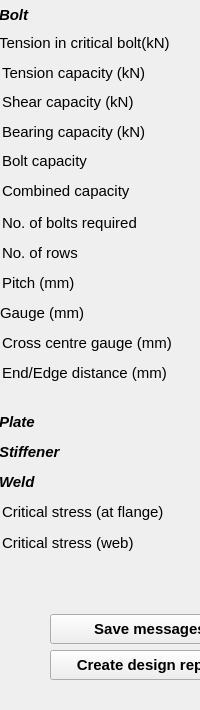
  <widget class="QDockWidget" name="outputDock">
   <property name="sizePolicy">
    <sizepolicy hsizetype="Preferred" vsizetype="Preferred">
     <horstretch>0</horstretch>
     <verstretch>0</verstretch>
    </sizepolicy>
   </property>
   <property name="minimumSize">
    <size>
     <width>125</width>
     <height>710</height>
    </size>
   </property>
   <property name="maximumSize">
    <size>
     <width>310</width>
     <height>710</height>
    </size>
   </property>
   <property name="font">
    <font>
     <family>Arial</family>
     <pointsize>11</pointsize>
     <weight>75</weight>
     <bold>true</bold>
    </font>
   </property>
   <property name="windowTitle">
    <string>Output dock</string>
   </property>
   <attribute name="dockWidgetArea">
    <number>2</number>
   </attribute>
   <widget class="QWidget" name="dockWidgetContents_2">
    <widget class="QLineEdit" name="txt_noBolts">
     <property name="geometry">
      <rect>
       <x>202</x>
       <y>210</y>
       <width>100</width>
       <height>25</height>
      </rect>
     </property>
     <property name="font">
      <font>
       <weight>50</weight>
       <bold>false</bold>
      </font>
     </property>
     <property name="readOnly">
      <bool>true</bool>
     </property>
    </widget>
    <widget class="QLabel" name="t_7">
     <property name="geometry">
      <rect>
       <x>2</x>
       <y>210</y>
       <width>191</width>
       <height>25</height>
      </rect>
     </property>
     <property name="font">
      <font>
       <pointsize>11</pointsize>
       <weight>50</weight>
       <bold>false</bold>
      </font>
     </property>
     <property name="text">
      <string>No. of bolts required</string>
     </property>
    </widget>
    <widget class="QLineEdit" name="txt_tensionCapacity">
     <property name="geometry">
      <rect>
       <x>202</x>
       <y>60</y>
       <width>100</width>
       <height>25</height>
      </rect>
     </property>
     <property name="font">
      <font>
       <weight>50</weight>
       <bold>false</bold>
      </font>
     </property>
     <property name="focusPolicy">
      <enum>Qt::StrongFocus</enum>
     </property>
     <property name="text">
      <string/>
     </property>
     <property name="readOnly">
      <bool>true</bool>
     </property>
    </widget>
    <widget class="QLineEdit" name="txt_pitch">
     <property name="geometry">
      <rect>
       <x>202</x>
       <y>270</y>
       <width>100</width>
       <height>25</height>
      </rect>
     </property>
     <property name="font">
      <font>
       <weight>50</weight>
       <bold>false</bold>
      </font>
     </property>
     <property name="readOnly">
      <bool>true</bool>
     </property>
    </widget>
    <widget class="QLineEdit" name="txt_crossGauge">
     <property name="geometry">
      <rect>
       <x>202</x>
       <y>330</y>
       <width>100</width>
       <height>25</height>
      </rect>
     </property>
     <property name="font">
      <font>
       <weight>50</weight>
       <bold>false</bold>
      </font>
     </property>
     <property name="readOnly">
      <bool>true</bool>
     </property>
    </widget>
    <widget class="QLineEdit" name="txt_rowBolts">
     <property name="geometry">
      <rect>
       <x>202</x>
       <y>240</y>
       <width>100</width>
       <height>25</height>
      </rect>
     </property>
     <property name="font">
      <font>
       <weight>50</weight>
       <bold>false</bold>
      </font>
     </property>
     <property name="readOnly">
      <bool>true</bool>
     </property>
    </widget>
    <widget class="QLabel" name="label_152">
     <property name="geometry">
      <rect>
       <x>2</x>
       <y>330</y>
       <width>211</width>
       <height>25</height>
      </rect>
     </property>
     <property name="font">
      <font>
       <pointsize>11</pointsize>
       <weight>50</weight>
       <bold>false</bold>
      </font>
     </property>
     <property name="text">
      <string>Cross centre gauge (mm)</string>
     </property>
    </widget>
    <widget class="QLineEdit" name="txt_bearCapacity">
     <property name="geometry">
      <rect>
       <x>202</x>
       <y>120</y>
       <width>100</width>
       <height>25</height>
      </rect>
     </property>
     <property name="font">
      <font>
       <weight>50</weight>
       <bold>false</bold>
      </font>
     </property>
     <property name="focusPolicy">
      <enum>Qt::StrongFocus</enum>
     </property>
     <property name="readOnly">
      <bool>true</bool>
     </property>
    </widget>
    <widget class="QLabel" name="label_154">
     <property name="geometry">
      <rect>
       <x>2</x>
       <y>270</y>
       <width>130</width>
       <height>25</height>
      </rect>
     </property>
     <property name="font">
      <font>
       <pointsize>11</pointsize>
       <weight>50</weight>
       <bold>false</bold>
      </font>
     </property>
     <property name="text">
      <string>Pitch (mm)</string>
     </property>
    </widget>
    <widget class="QLineEdit" name="txt_endedgeDist">
     <property name="geometry">
      <rect>
       <x>202</x>
       <y>360</y>
       <width>100</width>
       <height>25</height>
      </rect>
     </property>
     <property name="font">
      <font>
       <weight>50</weight>
       <bold>false</bold>
      </font>
     </property>
     <property name="readOnly">
      <bool>true</bool>
     </property>
    </widget>
    <widget class="QLabel" name="lbl_row_7">
     <property name="geometry">
      <rect>
       <x>2</x>
       <y>240</y>
       <width>130</width>
       <height>25</height>
      </rect>
     </property>
     <property name="font">
      <font>
       <pointsize>11</pointsize>
       <weight>50</weight>
       <bold>false</bold>
      </font>
     </property>
     <property name="text">
      <string>No. of rows</string>
     </property>
    </widget>
    <widget class="QLabel" name="label_155">
     <property name="geometry">
      <rect>
       <x>2</x>
       <y>360</y>
       <width>201</width>
       <height>25</height>
      </rect>
     </property>
     <property name="font">
      <font>
       <pointsize>11</pointsize>
       <weight>50</weight>
       <bold>false</bold>
      </font>
     </property>
     <property name="text">
      <string>End/Edge distance (mm)</string>
     </property>
    </widget>
    <widget class="QLabel" name="label_156">
     <property name="geometry">
      <rect>
       <x>2</x>
       <y>60</y>
       <width>191</width>
       <height>25</height>
      </rect>
     </property>
     <property name="font">
      <font>
       <pointsize>11</pointsize>
       <weight>50</weight>
       <bold>false</bold>
      </font>
     </property>
     <property name="text">
      <string>Tension capacity (kN)</string>
     </property>
    </widget>
    <widget class="QLabel" name="label_157">
     <property name="geometry">
      <rect>
       <x>-1</x>
       <y>5</y>
       <width>66</width>
       <height>20</height>
      </rect>
     </property>
     <property name="font">
      <font>
       <pointsize>11</pointsize>
       <weight>50</weight>
       <italic>true</italic>
       <bold>false</bold>
       <underline>false</underline>
       <kerning>false</kerning>
      </font>
     </property>
     <property name="text">
      <string>&lt;html&gt;&lt;head/&gt;&lt;body&gt;&lt;p&gt;&lt;span style=&quot; font-weight:600;&quot;&gt;Bolt&lt;/span&gt;&lt;/p&gt;&lt;/body&gt;&lt;/html&gt;</string>
     </property>
    </widget>
    <widget class="QLabel" name="label_158">
     <property name="geometry">
      <rect>
       <x>2</x>
       <y>120</y>
       <width>179</width>
       <height>25</height>
      </rect>
     </property>
     <property name="font">
      <font>
       <pointsize>11</pointsize>
       <weight>50</weight>
       <bold>false</bold>
      </font>
     </property>
     <property name="text">
      <string>&lt;html&gt;&lt;head/&gt;&lt;body&gt;&lt;p&gt;Bearing capacity (kN)&lt;/p&gt;&lt;/body&gt;&lt;/html&gt;</string>
     </property>
    </widget>
    <widget class="QLabel" name="label_161">
     <property name="geometry">
      <rect>
       <x>-1</x>
       <y>410</y>
       <width>130</width>
       <height>25</height>
      </rect>
     </property>
     <property name="font">
      <font>
       <pointsize>11</pointsize>
      </font>
     </property>
     <property name="text">
      <string>&lt;html&gt;&lt;head/&gt;&lt;body&gt;&lt;p&gt;&lt;span style=&quot; font-weight:600; font-style:italic;&quot;&gt;Plate&lt;/span&gt;&lt;/p&gt;&lt;/body&gt;&lt;/html&gt;</string>
     </property>
    </widget>
    <widget class="QLineEdit" name="txt_criticalWeb">
     <property name="geometry">
      <rect>
       <x>202</x>
       <y>530</y>
       <width>100</width>
       <height>25</height>
      </rect>
     </property>
     <property name="font">
      <font>
       <weight>50</weight>
       <bold>false</bold>
      </font>
     </property>
     <property name="readOnly">
      <bool>true</bool>
     </property>
    </widget>
    <widget class="QLabel" name="label_163">
     <property name="geometry">
      <rect>
       <x>2</x>
       <y>500</y>
       <width>201</width>
       <height>25</height>
      </rect>
     </property>
     <property name="font">
      <font>
       <pointsize>11</pointsize>
       <weight>50</weight>
       <bold>false</bold>
      </font>
     </property>
     <property name="text">
      <string>&lt;html&gt;&lt;head/&gt;&lt;body&gt;&lt;p&gt;Critical stress (at flange)&lt;/p&gt;&lt;/body&gt;&lt;/html&gt;</string>
     </property>
    </widget>
    <widget class="QLabel" name="label_164">
     <property name="geometry">
      <rect>
       <x>2</x>
       <y>530</y>
       <width>191</width>
       <height>25</height>
      </rect>
     </property>
     <property name="font">
      <font>
       <pointsize>11</pointsize>
       <weight>50</weight>
       <bold>false</bold>
      </font>
     </property>
     <property name="text">
      <string>Critical stress (web)</string>
     </property>
    </widget>
    <widget class="QLineEdit" name="txt_criticalFlange">
     <property name="geometry">
      <rect>
       <x>202</x>
       <y>500</y>
       <width>100</width>
       <height>25</height>
      </rect>
     </property>
     <property name="font">
      <font>
       <weight>50</weight>
       <bold>false</bold>
      </font>
     </property>
     <property name="readOnly">
      <bool>true</bool>
     </property>
    </widget>
    <widget class="QLabel" name="label_166">
     <property name="geometry">
      <rect>
       <x>-1</x>
       <y>470</y>
       <width>130</width>
       <height>25</height>
      </rect>
     </property>
     <property name="font">
      <font>
       <pointsize>11</pointsize>
      </font>
     </property>
     <property name="text">
      <string>&lt;html&gt;&lt;head/&gt;&lt;body&gt;&lt;p&gt;&lt;span style=&quot; font-weight:600; font-style:italic;&quot;&gt;Weld&lt;/span&gt;&lt;/p&gt;&lt;/body&gt;&lt;/html&gt;</string>
     </property>
    </widget>
    <widget class="QPushButton" name="btn_SaveMessages">
     <property name="geometry">
      <rect>
       <x>50</x>
       <y>614</y>
       <width>200</width>
       <height>30</height>
      </rect>
     </property>
     <property name="toolTip">
      <string>Save log messages</string>
     </property>
     <property name="text">
      <string>Save messages</string>
     </property>
     <property name="autoDefault">
      <bool>true</bool>
     </property>
    </widget>
    <widget class="QPushButton" name="btn_CreateDesign">
     <property name="geometry">
      <rect>
       <x>50</x>
       <y>650</y>
       <width>200</width>
       <height>30</height>
      </rect>
     </property>
     <property name="toolTip">
      <string>Create design report</string>
     </property>
     <property name="text">
      <string>Create design report</string>
     </property>
     <property name="autoDefault">
      <bool>true</bool>
     </property>
    </widget>
    <widget class="QLabel" name="label_10">
     <property name="geometry">
      <rect>
       <x>2</x>
       <y>180</y>
       <width>200</width>
       <height>22</height>
      </rect>
     </property>
     <property name="font">
      <font>
       <pointsize>11</pointsize>
       <weight>50</weight>
       <bold>false</bold>
      </font>
     </property>
     <property name="toolTip">
      <string>Combined shear and tension capacity of bolt</string>
     </property>
     <property name="text">
      <string>Combined capacity</string>
     </property>
    </widget>
    <widget class="QLineEdit" name="txt_boltgrpcapacity">
     <property name="geometry">
      <rect>
       <x>202</x>
       <y>180</y>
       <width>100</width>
       <height>25</height>
      </rect>
     </property>
     <property name="font">
      <font>
       <weight>50</weight>
       <bold>false</bold>
      </font>
     </property>
     <property name="readOnly">
      <bool>true</bool>
     </property>
    </widget>
    <widget class="QLabel" name="label_159">
     <property name="geometry">
      <rect>
       <x>-1</x>
       <y>30</y>
       <width>211</width>
       <height>25</height>
      </rect>
     </property>
     <property name="font">
      <font>
       <pointsize>11</pointsize>
       <weight>50</weight>
       <bold>false</bold>
      </font>
     </property>
     <property name="text">
      <string>Tension in critical bolt(kN)</string>
     </property>
    </widget>
    <widget class="QLineEdit" name="txt_tensionCritical">
     <property name="geometry">
      <rect>
       <x>202</x>
       <y>30</y>
       <width>100</width>
       <height>25</height>
      </rect>
     </property>
     <property name="font">
      <font>
       <weight>50</weight>
       <bold>false</bold>
      </font>
     </property>
     <property name="focusPolicy">
      <enum>Qt::StrongFocus</enum>
     </property>
     <property name="text">
      <string/>
     </property>
     <property name="readOnly">
      <bool>true</bool>
     </property>
    </widget>
    <widget class="QLineEdit" name="txt_gauge">
     <property name="geometry">
      <rect>
       <x>202</x>
       <y>300</y>
       <width>100</width>
       <height>25</height>
      </rect>
     </property>
     <property name="font">
      <font>
       <weight>50</weight>
       <bold>false</bold>
      </font>
     </property>
     <property name="readOnly">
      <bool>true</bool>
     </property>
    </widget>
    <widget class="QLabel" name="label_165">
     <property name="geometry">
      <rect>
       <x>0</x>
       <y>300</y>
       <width>131</width>
       <height>25</height>
      </rect>
     </property>
     <property name="font">
      <font>
       <pointsize>11</pointsize>
       <weight>50</weight>
       <bold>false</bold>
      </font>
     </property>
     <property name="text">
      <string>Gauge (mm)</string>
     </property>
    </widget>
    <widget class="QLineEdit" name="txt_shearCapacity">
     <property name="geometry">
      <rect>
       <x>202</x>
       <y>90</y>
       <width>100</width>
       <height>25</height>
      </rect>
     </property>
     <property name="font">
      <font>
       <weight>50</weight>
       <bold>false</bold>
      </font>
     </property>
     <property name="focusPolicy">
      <enum>Qt::StrongFocus</enum>
     </property>
     <property name="readOnly">
      <bool>true</bool>
     </property>
    </widget>
    <widget class="QLabel" name="label_167">
     <property name="geometry">
      <rect>
       <x>2</x>
       <y>90</y>
       <width>179</width>
       <height>25</height>
      </rect>
     </property>
     <property name="font">
      <font>
       <pointsize>11</pointsize>
       <weight>50</weight>
       <bold>false</bold>
      </font>
     </property>
     <property name="text">
      <string>&lt;html&gt;&lt;head/&gt;&lt;body&gt;&lt;p&gt;Shear capacity (kN)&lt;/p&gt;&lt;/body&gt;&lt;/html&gt;</string>
     </property>
    </widget>
    <widget class="QLabel" name="label_11">
     <property name="geometry">
      <rect>
       <x>2</x>
       <y>150</y>
       <width>200</width>
       <height>22</height>
      </rect>
     </property>
     <property name="font">
      <font>
       <pointsize>11</pointsize>
       <weight>50</weight>
       <bold>false</bold>
      </font>
     </property>
     <property name="toolTip">
      <string>Combined shear and tension capacity of bolt</string>
     </property>
     <property name="text">
      <string>Bolt capacity</string>
     </property>
    </widget>
    <widget class="QLineEdit" name="txt_boltcapacity">
     <property name="geometry">
      <rect>
       <x>202</x>
       <y>150</y>
       <width>100</width>
       <height>25</height>
      </rect>
     </property>
     <property name="font">
      <font>
       <weight>50</weight>
       <bold>false</bold>
      </font>
     </property>
     <property name="text">
      <string/>
     </property>
     <property name="readOnly">
      <bool>true</bool>
     </property>
    </widget>
    <widget class="QPushButton" name="btn_plateDetail">
     <property name="geometry">
      <rect>
       <x>200</x>
       <y>410</y>
       <width>101</width>
       <height>25</height>
      </rect>
     </property>
     <property name="font">
      <font>
       <pointsize>10</pointsize>
       <weight>50</weight>
       <bold>false</bold>
      </font>
     </property>
     <property name="text">
      <string>Plate details</string>
     </property>
    </widget>
    <widget class="QLabel" name="label_162">
     <property name="geometry">
      <rect>
       <x>-1</x>
       <y>440</y>
       <width>130</width>
       <height>25</height>
      </rect>
     </property>
     <property name="font">
      <font>
       <pointsize>11</pointsize>
      </font>
     </property>
     <property name="text">
      <string>&lt;html&gt;&lt;head/&gt;&lt;body&gt;&lt;p&gt;&lt;span style=&quot; font-style:italic;&quot;&gt;Stiffener&lt;/span&gt;&lt;/p&gt;&lt;/body&gt;&lt;/html&gt;</string>
     </property>
    </widget>
    <widget class="QPushButton" name="btn_stiffnrDetail">
     <property name="geometry">
      <rect>
       <x>200</x>
       <y>440</y>
       <width>101</width>
       <height>25</height>
      </rect>
     </property>
     <property name="font">
      <font>
       <pointsize>10</pointsize>
       <weight>50</weight>
       <bold>false</bold>
      </font>
     </property>
     <property name="text">
      <string>Details</string>
     </property>
    </widget>
    <zorder>txt_noBolts</zorder>
    <zorder>t_7</zorder>
    <zorder>txt_tensionCapacity</zorder>
    <zorder>txt_pitch</zorder>
    <zorder>txt_crossGauge</zorder>
    <zorder>txt_rowBolts</zorder>
    <zorder>label_152</zorder>
    <zorder>txt_bearCapacity</zorder>
    <zorder>label_154</zorder>
    <zorder>txt_endedgeDist</zorder>
    <zorder>lbl_row_7</zorder>
    <zorder>label_155</zorder>
    <zorder>label_156</zorder>
    <zorder>label_157</zorder>
    <zorder>label_158</zorder>
    <zorder>label_161</zorder>
    <zorder>txt_criticalWeb</zorder>
    <zorder>label_163</zorder>
    <zorder>label_164</zorder>
    <zorder>txt_criticalFlange</zorder>
    <zorder>label_166</zorder>
    <zorder>btn_SaveMessages</zorder>
    <zorder>btn_CreateDesign</zorder>
    <zorder>label_10</zorder>
    <zorder>txt_boltgrpcapacity</zorder>
    <zorder>txt_tensionCritical</zorder>
    <zorder>txt_gauge</zorder>
    <zorder>label_165</zorder>
    <zorder>label_159</zorder>
    <zorder>txt_shearCapacity</zorder>
    <zorder>label_167</zorder>
    <zorder>label_11</zorder>
    <zorder>txt_boltcapacity</zorder>
    <zorder>btn_plateDetail</zorder>
    <zorder>label_162</zorder>
    <zorder>btn_stiffnrDetail</zorder>
   </widget>
  </widget>
